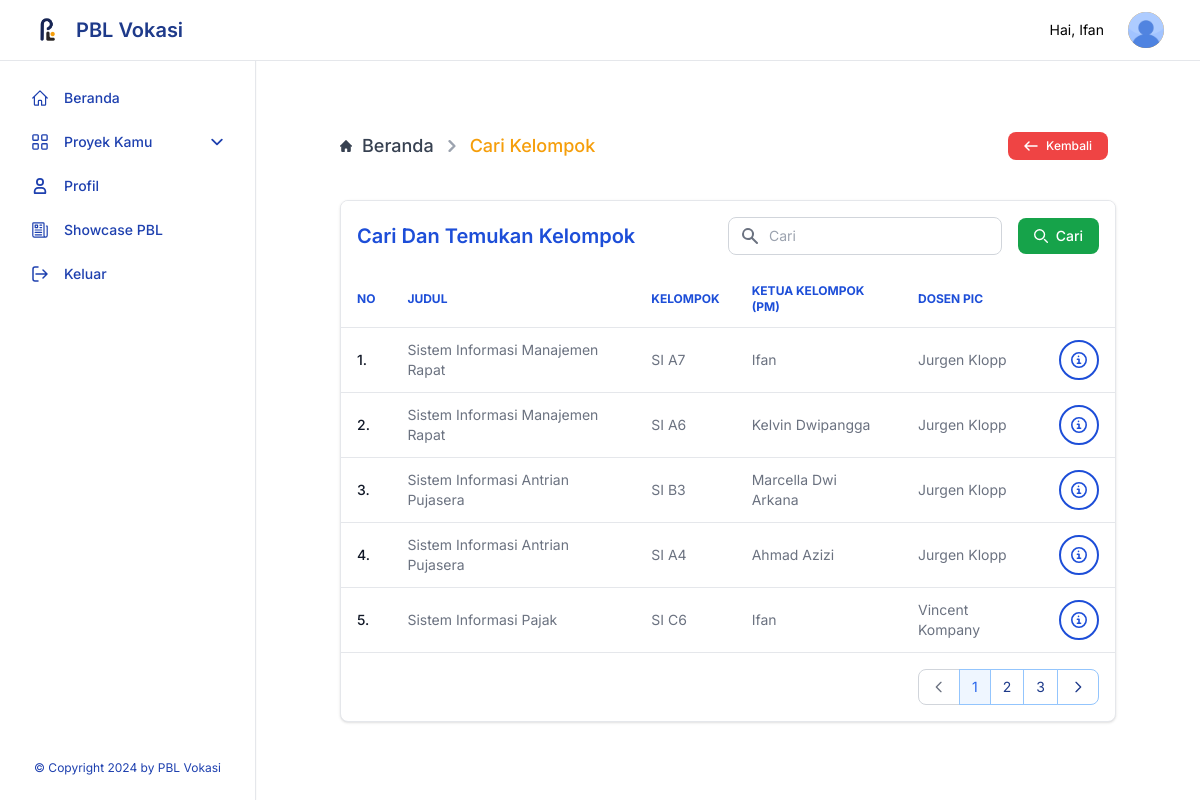
Page /user/groups.php (signed in) on the earlier database version.
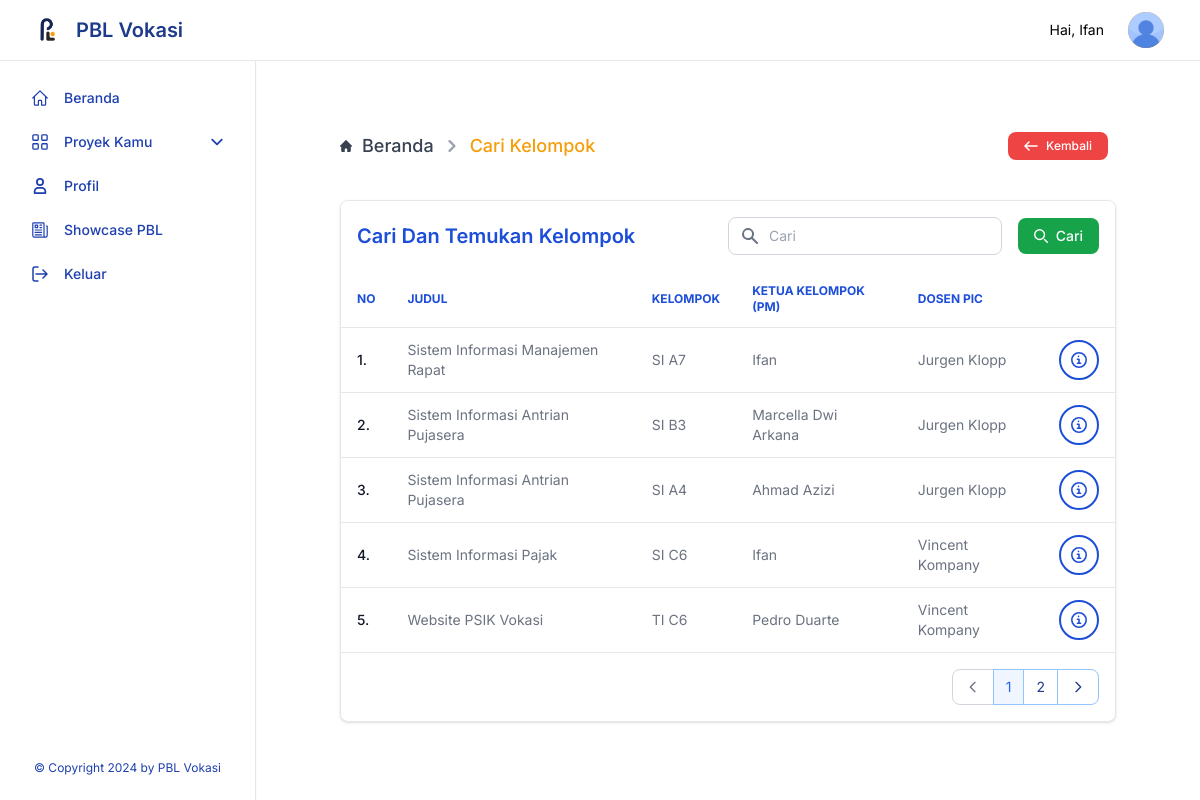
Same page on the later database version.
### tables this page shows
CREATE TABLE `bunch` (
  `bunch_id` int(20) NOT NULL,
  `bunch_name` varchar(250) NOT NULL,
  `leader_id` varchar(250) NOT NULL,
  `project_id` int(20) NOT NULL,
  `grade` int(20) NOT NULL,
  `status_show` varchar(12) NOT NULL
);

CREATE TABLE `proyek` (
  `id_proyek` int(20) NOT NULL,
  `nama_proyek` varchar(500) NOT NULL,
  `deskripsi_proyek` varchar(2500) NOT NULL,
  `id_user` varchar(250) NOT NULL,
  `req` varchar(2500) NOT NULL,
  `minggu` int(10) NOT NULL,
  `status_show` varchar(10) NOT NULL,
  `pict` varchar(250) NOT NULL,
  `category` int(11) NOT NULL
);

CREATE TABLE `user` (
  `email` varchar(250) NOT NULL,
  `id` varchar(20) NOT NULL,
  `nama_user` varchar(250) NOT NULL,
  `level` varchar(250) NOT NULL,
  `gambar` varchar(500) NOT NULL,
  `password` varchar(700) NOT NULL
);

### query/query.php (called while the page is built, shortened)
<?php
require 'connectdb.php';
function execThis($query)
{
  global $conn;
  $result = mysqli_query($conn, $query);
  $rows = [];
  while ($row = mysqli_fetch_assoc($result)) {
    $rows[] = $row;
  }
  return $rows;
}

### user/groups.php (the view, shortened to what this page needs)
<?php
require "../query/query.php";
$list_bunch = execThis('SELECT bunch_id, bunch_name, leader.nama_user AS leader_name, nama_proyek, observer.nama_user AS observer_name, proyek.id_proyek FROM bunch INNER JOIN proyek ON bunch.project_id = proyek.id_proyek INNER JOIN user AS leader ON bunch.leader_id = leader.email INNER JOIN user AS observer ON proyek.id_user = observer.email');
if (isset($_POST['search'])) {
  $keyword = $_POST['keyword'];
  $searchQuery = "SELECT bunch_id, bunch_name, leader.nama_user AS leader_name,
                  nama_proyek, observer.nama_user AS observer_name, proyek.id_proyek
                  FROM bunch
                  INNER JOIN proyek ON bunch.project_id = proyek.id_proyek
                  INNER JOIN user AS leader ON bunch.leader_id = leader.email
                  INNER JOIN user AS observer ON proyek.id_user = observer.email
                  WHERE bunch_name LIKE '%$searchTerm%'
                  OR nama_proyek LIKE '%$searchTerm%'
                  OR leader.nama_user LIKE '%$searchTerm%'
                  OR observer.nama_user LIKE '%$searchTerm%'";
  $list_bunch = execThis($searchQuery);
} else {
  $list_bunch = execThis('SELECT bunch_id, bunch_name, leader.nama_user AS leader_name,
                          nama_proyek, observer.nama_user AS observer_name, proyek.id_proyek
                          FROM bunch
                          INNER JOIN proyek ON bunch.project_id = proyek.id_proyek
                          INNER JOIN user AS leader ON bunch.leader_id = leader.email
                          INNER JOIN user AS observer ON proyek.id_user = observer.email');
}
$itemsPerPage = 5;
$totalPages = ceil(count($list_bunch) / $itemsPerPage);
$current_page = isset($_GET['page']) ? (int)$_GET['page'] : 1;
$offset = ($current_page - 1) * $itemsPerPage;
$list_bunchOnCurrentPage = array_slice($list_bunch, $offset, $itemsPerPage);
?>
<!DOCTYPE html>
<html lang="en">
<head>
  <?php include("./includes/head.php") ?>
</head>
<body class="">
  <?php include("./includes/navbar.php") ?>
  <?php include("./includes/aside.php") ?>
  <div class="p-4 sm:ml-64">
    <div class="rounded-lg mt-14 flex flex-col item-start">
      <section class="bg-white p-3 sm:p-5">
        <div class="mx-auto max-w-screen-xl px-4 lg:px-12">
          <nav class="flex my-10" aria-label="Breadcrumb">
            <ol class="inline-flex items-center space-x-1 md:space-x-2 rtl:space-x-reverse">
              <li class="inline-flex items-center">
                <a href="./dashboard.php" class="inline-flex items-center text-lg font-medium text-gray-700 hover:text-amber-500">
                  Beranda
                </a>
              </li>
              <li aria-current="page">
                <div class="flex items-center">
                  <svg class="rtl:rotate-180 w-3 h-3 text-gray-400 mx-1" aria-hidden="true" xmlns="http://www.w3.org/2000/svg" fill="none" viewBox="0 0 6 10">
                    <path stroke="currentColor" stroke-linecap="round" stroke-linejoin="round" stroke-width="2" d="m1 9 4-4-4-4" />
                  </svg>
                  <span class="ms-1 text-lg font-medium text-amber-500 md:ms-2">Cari Kelompok</span>
                </div>
              </li>
            </ol>
            <div class="flex items-center flex-wrap ml-auto">
              <a href="dashboard.php" type="button" class="text-white bg-red-500 hover:bg-red-400 focus:ring-4 focus:outline-none focus:ring-red-300 font-medium rounded-lg text-xs px-4 py-1.5 text-center inline-flex items-center me-2">
                <svg class="w-3.5 h-3.5 me-2" aria-hidden="true" xmlns="http://www.w3.org/2000/svg" fill="none" viewBox="0 0 14 10">
                  <path stroke="currentColor" stroke-linecap="round" stroke-linejoin="round" stroke-width="1.5" d="M13 5H1m0 0 4 4M1 5l4-4" />
                </svg>
                Kembali
              </a>
            </div>
          </nav>
          <div class="bg-white relative shadow sm:rounded-lg rounded-lg overflow-hidden border border-gray-200">
            <div class="bg-white flex flex-col md:flex-row items-center justify-between space-y-3 md:space-y-0 md:space-x-4 p-4">
              <div class="w-full md:w-auto flex flex-col md:flex-row space-y-2 md:space-y-0 items-stretch md:items-center justify-end md:space-x-3 flex-shrink-0">
                <h2 class="text-xl font-semibold text-blue-700">Cari Dan Temukan Kelompok</h2>
              </div>
              <div class="w-full md:w-1/2">
                <form method="post" action="" class="flex items-center">
                  <div class="relative w-full">
                    <div class="absolute inset-y-0 left-0 flex items-center pl-3 pointer-events-none">
                    </div>
                    <input type="text" name="keyword" id="simple-search" class="bg-white border border-gray-300 text-gray-900 text-sm rounded-lg focus:ring-green-500 focus:border-amber-500 block w-full pl-10 p-2 mr-3" placeholder="Cari" required="">
                  </div>
                  <button type="submit" name="search" class="flex items-center justify-center text-white bg-green-600 hover:bg-green-500 focus:ring-4 focus:ring-green-300 font-medium rounded-lg text-sm px-4 py-2 ml-4">
                    <svg class="h-3.5 w-3.5 mr-2" aria-hidden="true" xmlns="http://www.w3.org/2000/svg" fill="none" viewBox="0 0 20 20">
                      <path stroke="currentColor" stroke-linecap="round" stroke-linejoin="round" stroke-width="2" d="m19 19-4-4m0-7A7 7 0 1 1 1 8a7 7 0 0 1 14 0Z" />
                    </svg>
                    Cari
                  </button>
                </form>
              </div>
            </div>
            <div class="overflow-x-auto">
              <table class="w-full text-sm text-left text-gray-500">
                <thead class="text-xs text-blue-700 border-b uppercase bg-white">
                  <tr>
                    <th scope="col" class="lg:px-4 lg:py-3 px-2 py-3">No</th>
                    <th scope="col" class="lg:px-4 lg:py-3 px-2 py-3">Judul</th>
                    <th scope="col" class="lg:px-4 lg:py-3 px-2 py-3">Kelompok</th>
                    <th scope="col" class="lg:px-4 lg:py-3 px-2 py-3">Ketua Kelompok (PM)</th>
                    <th scope="col" class="lg:px-4 lg:py-3 px-2 py-3">Dosen PIC</th>
                    <th scope="col" class="lg:px-4 lg:py-3 px-2 py-3">
                    </th>
                  </tr>
                </thead>
                <?php $count = ($current_page - 1) * $itemsPerPage + 1; ?>
                <tbody>
                  <?php foreach ($list_bunchOnCurrentPage as $lb) : ?>
                    <tr class="border-b hover:bg-gray-100">
                      <th scope="row" class="px-4 py-3 font-medium text-gray-900 whitespace-nowrap"><?= $count++ ?>.</th>
                      <td class="px-4 py-3"><?= $lb['nama_proyek'] ?></td>
                      <td class="px-4 py-3"><?= $lb['bunch_name'] ?></td>
                      <td class="px-4 py-3"><?= $lb['leader_name'] ?></td>
                      <td class="px-4 py-3"><?= $lb['observer_name'] ?></td>
                      <td class="px-4 py-3">
                        <a href="./detail-kelompok.php?bid=<?= $lb['bunch_id'] ?>&id=<?= $lb['id_proyek'] ?>" type="button" class="text-blue-700 border-2 border-blue-700 hover:bg-blue-700 hover:text-white focus:ring-4 focus:outline-none focus:ring-blue-300 font-medium rounded-full text-sm p-2.5 text-center inline-flex items-center">
                          <svg class="w-4 h-4" aria-hidden="true" xmlns="http://www.w3.org/2000/svg" fill="none" viewBox="0 0 20 20">
                            <path stroke="currentColor" stroke-linecap="round" stroke-linejoin="round" stroke-width="2" d="M8 9h2v5m-2 0h4M9.408 5.5h.01M19 10a9 9 0 1 1-18 0 9 9 0 0 1 18 0Z" />
                          </svg>
                        </a>
                      </td>
                    </tr>
                  <?php endforeach; ?>
                </tbody>
              </table>
            </div>
            <nav class="flex flex-col justify-between items-start md:items-end space-y-3 md:space-y-0 p-4" aria-label="Table navigation">
              <ul class="inline-flex items-stretch -space-x-px">
                <li>
                  <?php if ($current_page > 1) : ?>
                    <a href="?page=<?= $current_page - 1 ?>" class="flex items-center justify-center h-full py-1.5 px-3 ml-0 text-blue-900 bg-white rounded-l-lg border border-blue-300 hover:bg-blue-100 hover:text-blue-700">
                      <span class="sr-only">Previous</span>
                      <svg class="w-4 h-4" aria-hidden="true" xmlns="http://www.w3.org/2000/svg" fill="none" viewBox="0 0 24 24">
                        <path stroke="currentColor" stroke-linecap="round" stroke-linejoin="round" stroke-width="2" d="m15 19-7-7 7-7" />
                      </svg>
                    </a>
                  <?php else : ?>
                    <span class="flex items-center justify-center h-full py-1.5 px-3 ml-0 text-gray-500 bg-white rounded-l-lg border border-gray-300 cursor-not-allowed">
                      <svg class="w-4 h-4" aria-hidden="true" xmlns="http://www.w3.org/2000/svg" fill="none" viewBox="0 0 24 24">
                        <path stroke="currentColor" stroke-linecap="round" stroke-linejoin="round" stroke-width="2" d="m15 19-7-7 7-7" />
                      </svg>
                    </span>
                  <?php endif; ?>
                </li>
                <?php for ($i = 1; $i <= $totalPages; $i++) : ?>
                  <li>
                    <a href="?page=<?= $i ?>" class="flex items-center justify-center text-sm py-2 px-3 leading-tight <?php echo $current_page === $i ? 'text-blue-600 bg-blue-50' : 'text-blue-900 bg-white'; ?> border border-blue-300 hover:bg-blue-100 hover:text-blue-700">
                      <?= $i ?>
                    </a>
                  </li>
                <?php endfor; ?>
                <li>
                  <?php if ($current_page < $totalPages) : ?>
                    <a href="?page=<?= $current_page + 1 ?>" class="flex items-center justify-center h-full py-1.5 px-3 leading-tight text-blue-900 bg-white rounded-r-lg border border-blue-300 hover:bg-blue-100 hover:text-blue-700">
                      <svg class="w-4 h-4 " aria-hidden="true" xmlns="http://www.w3.org/2000/svg" fill="none" viewBox="0 0 24 24">
                        <path stroke="currentColor" stroke-linecap="round" stroke-linejoin="round" stroke-width="2" d="m9 5 7 7-7 7" />
                      </svg>
                    </a>
                  <?php endif; ?>
                </li>
              </ul>
            </nav>
          </div>
        </div>
      </section>
    </div>
  </div>
</body>
</html>

### user/includes/head.php (shortened to what this page needs)
<link href="https://cdnjs.cloudflare.com/ajax/libs/flowbite/2.0.0/flowbite.min.css" rel="stylesheet" />
<script src="https://cdn.tailwindcss.com"></script>

### user/includes/navbar.php (shortened to what this page needs)
<nav class="fixed top-0 z-50 w-full bg-white border-b border-gray-200">
  <div class="px-3 py-3 sm:py-3 lg:px-6 lg:pl-3">
    <div class="flex items-center justify-between px-3">
      <div class="flex items-center justify-start">
        <a href="#" class="flex ml-2 md:mr-24 items-center">
          <img src="/pbl/assets/img/logo.png" class="h-8 mr-3" alt="FlowBite Logo" />
          <span class="self-center text-lg text-blue-900 font-semibold sm:text-xl whitespace-nowrap logo-text">PBL Vokasi</span>
        </a>
      </div>
      <div class="flex items-center">
        <div class="name px-3 text-sm">Hai, <?= $_SESSION['nama_user'] ?></div>
        <div class="flex items-center ml-3">
          <div>
            <button type="button" class="flex text-sm bg-amber-500 rounded-full focus:ring-4 focus:ring-amber-300" aria-expanded="false" data-dropdown-toggle="dropdown-user">
              <img class="w-9 h-9 rounded-full" src="/pbl/assets/img/<?= $_SESSION['gambar'] ?>" alt="user photo">
            </button>
          </div>
        </div>
      </div>
    </div>
  </div>
</nav>

### user/includes/aside.php (shortened to what this page needs)
<?php
require_once "/xampp/htdocs/pbl/query/query.php";
$pagename = substr($_SERVER['SCRIPT_NAME'], strrpos($_SERVER['SCRIPT_NAME'], "/") + 1);
?>
<aside id="logo-sidebar" class="fixed top-0 left-0 z-40 w-64 h-screen pt-20 px-4 transition-transform -translate-x-full bg-white border-r shadow-sm border-gray-200 sm:translate-x-0" aria-label="Sidebar">
   <div class="h-full px-1 pb-6 overflow-y-auto bg-white flex flex-col justify-between align-center">
      <ul class="space-y-2 font-medium">
         <li>
            <a href="/PBL/user/dashboard.php" class="flex
            <?= $pagename == 'dashboard.php' ? 'bg-blue-50' : '' ?>
            items-center hover:bg-blue-50 py-2 px-3 font-medium text-blue-800 text-sm rounded-lg group">
               <span class="ml-4">Beranda</span>
            </a>
         </li>
         <li>
            <button type="button" class="flex items-center w-full hover:bg-blue-50 py-2 px-3 font-medium text-blue-800 text-sm transition duration-75 rounded-lg group " aria-controls="dropdown-example" data-collapse-toggle="dropdown-example">
               <span class="flex-1 ml-4 text-left whitespace-nowrap">Proyek Kamu</span>
               <svg class="w-3 h-3" aria-hidden="true" xmlns="http://www.w3.org/2000/svg" fill="none" viewBox="0 0 10 6">
                  <path stroke="currentColor" stroke-linecap="round" stroke-linejoin="round" stroke-width="1.5" d="m1 1 4 4 4-4" />
               </svg>
            </button>
         </li>
         <li>
            <a href="/PBL/user/profile.php" class="flex
            <?= $pagename == 'profile.php' ? 'bg-blue-50' : '' ?>
            items-center hover:bg-blue-50 py-2 px-3 font-medium text-blue-800 text-sm rounded-lg  group">
               <span class="flex-1 ml-4 whitespace-nowrap">Profil</span>
            </a>
         </li>
         <li>
            <a href="/PBL/user/showcase.php" class="flex items-center hover:bg-blue-50 py-2 px-3 font-medium text-blue-800 text-sm rounded-lg  group">
               <span class="flex-1 ml-4 whitespace-nowrap">Showcase PBL</span>
            </a>
         </li>
         <li>
            <a href="/PBL/user/logout.php" class="flex items-center hover:bg-blue-50 py-2 px-3 font-medium text-blue-800 text-sm rounded-lg  group">
               <span class="flex-1 ml-4 whitespace-nowrap">Keluar</span>
            </a>
         </li>
      </ul>
      <div>
         <p class="text-xs text-blue-800 text-center">&#169; Copyright 2024 by PBL Vokasi</p>
      </div>
   </div>
</aside>

### user/includes/head.php (style rules this page uses)
body { font-family: 'Inter', sans-serif; }
html { scroll-behavior: smooth; }

Differences in the rows shown:
removed bunch: project.nama_proyek "Sistem Informasi Manajemen Rapat", bunch_name "SI A6", leader.nama_user "Kelvin Dwipangga", user.nama_user "Jurgen Klopp"
now on this page (row unchanged): bunch: project.nama_proyek "Website PSIK Vokasi", bunch_name "TI C6", leader.nama_user "Pedro Duarte", user.nama_user "Vincent Kompany"
Other differences:
list line gone: "3"
